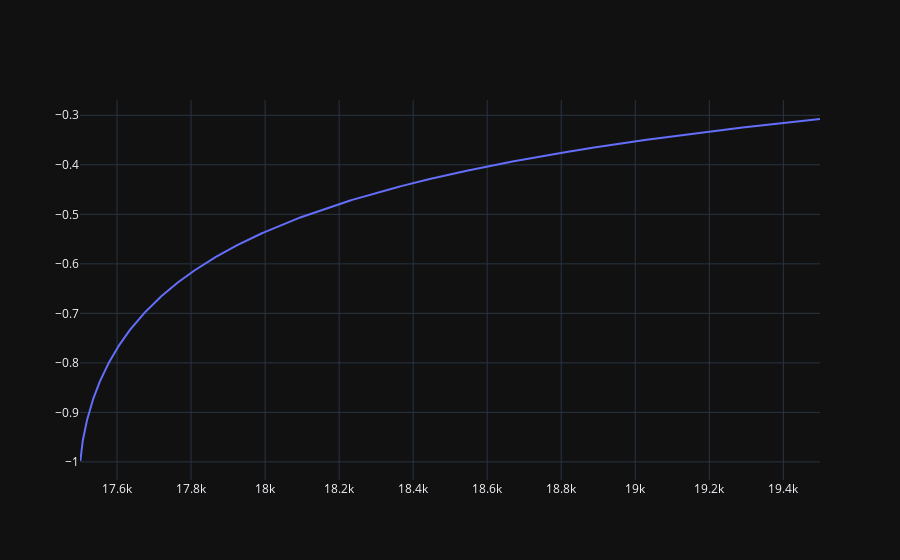

The notebook cell this image was saved under:
### Code cell
import pandas as pd
importlib.reload(dp);importlib.reload(fn);importlib.reload(gk);
# Generate all timestamps for 2024-06-01 per minute
timestamps = pd.date_range(start='2020-04-06 00:00:00', end='2020-04-06 23:59:00', freq='T')

delta = []

for i in range(17800,24000):
    td = gk.calc(i,18500, 6,690,'2020-04-09', 0 ,'2020-04-06 00:00:00','PE')['delta']
    
    delta.append(td)
    
fig = go.Figure()
fig.add_trace(go.Scatter(y=delta,x=[x for x in range(17500,19500)]))
fig.update_layout(hovermode='x unified')

### Figure 1 — Plotly figure (JSON) as saved in the notebook; plotly's stock layout.template omitted (floating-point values rounded to 4 significant figures; data arrays with more than 128 entries replaced by an {"elided": "..."} marker saying what was removed)
{"data": [{"x": {"elided": "2000 int values"}, "y": {"elided": "6200 float values"}, "type": "scatter"}], "layout": {"hovermode": "x unified"}}
